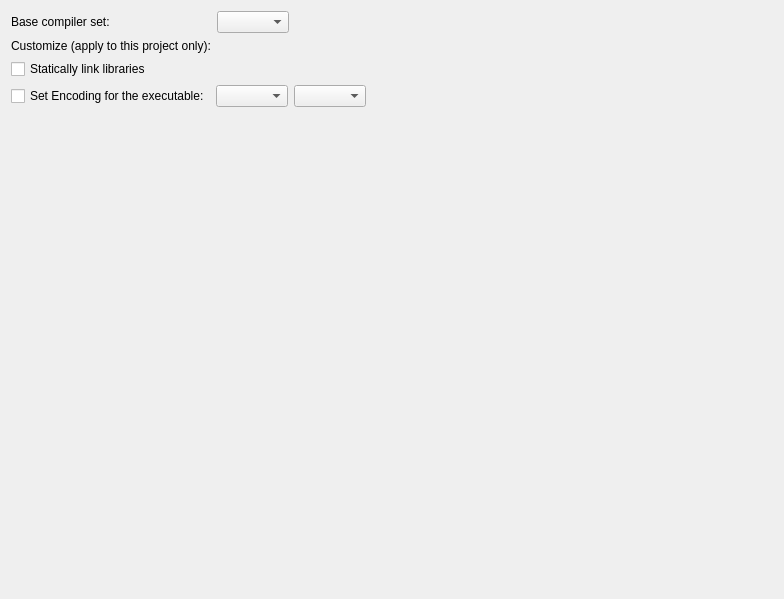
<?xml version="1.0" encoding="UTF-8"?>
<ui version="4.0">
 <class>ProjectCompilerWidget</class>
 <widget class="QWidget" name="ProjectCompilerWidget">
  <property name="geometry">
   <rect>
    <x>0</x>
    <y>0</y>
    <width>784</width>
    <height>599</height>
   </rect>
  </property>
  <property name="windowTitle">
   <string>Form</string>
  </property>
  <layout class="QGridLayout" name="gridLayout">
   <item row="6" column="0" colspan="3">
    <widget class="QWidget" name="widget" native="true"/>
   </item>
   <item row="2" column="0" colspan="3">
    <widget class="QCheckBox" name="chkStaticLink">
     <property name="text">
      <string>Statically link libraries</string>
     </property>
    </widget>
   </item>
   <item row="0" column="2">
    <spacer name="horizontalSpacer">
     <property name="orientation">
      <enum>Qt::Horizontal</enum>
     </property>
     <property name="sizeHint" stdset="0">
      <size>
       <width>40</width>
       <height>20</height>
      </size>
     </property>
    </spacer>
   </item>
   <item row="0" column="1">
    <widget class="QComboBox" name="cbCompilerSet"/>
   </item>
   <item row="0" column="0">
    <widget class="QLabel" name="label">
     <property name="text">
      <string>Base compiler set:</string>
     </property>
    </widget>
   </item>
   <item row="1" column="0">
    <widget class="QLabel" name="label_2">
     <property name="text">
      <string>Customize (apply to this project only):</string>
     </property>
    </widget>
   </item>
   <item row="4" column="0" colspan="3">
    <widget class="CompileArgumentsWidget" name="tabOptions">
     <property name="documentMode">
      <bool>true</bool>
     </property>
    </widget>
   </item>
   <item row="3" column="0" colspan="3">
    <widget class="QWidget" name="panelAddCharset" native="true">
     <layout class="QHBoxLayout" name="horizontalLayout">
      <property name="leftMargin">
       <number>0</number>
      </property>
      <property name="topMargin">
       <number>0</number>
      </property>
      <property name="rightMargin">
       <number>0</number>
      </property>
      <property name="bottomMargin">
       <number>0</number>
      </property>
      <item>
       <widget class="QCheckBox" name="chkAddCharset">
        <property name="text">
         <string>Set Encoding for the executable:</string>
        </property>
       </widget>
      </item>
      <item>
       <widget class="QComboBox" name="cbEncoding"/>
      </item>
      <item>
       <widget class="QComboBox" name="cbEncodingDetails"/>
      </item>
      <item>
       <spacer name="horizontalSpacer_2">
        <property name="orientation">
         <enum>Qt::Horizontal</enum>
        </property>
        <property name="sizeHint" stdset="0">
         <size>
          <width>40</width>
          <height>20</height>
         </size>
        </property>
       </spacer>
      </item>
     </layout>
    </widget>
   </item>
  </layout>
 </widget>
 <customwidgets>
  <customwidget>
   <class>CompileArgumentsWidget</class>
   <extends>QTabWidget</extends>
   <header location="global">src/widgets/compileargumentswidget.h</header>
   <container>1</container>
  </customwidget>
 </customwidgets>
 <tabstops>
  <tabstop>cbCompilerSet</tabstop>
  <tabstop>chkStaticLink</tabstop>
  <tabstop>chkAddCharset</tabstop>
  <tabstop>cbEncoding</tabstop>
  <tabstop>cbEncodingDetails</tabstop>
  <tabstop>tabOptions</tabstop>
 </tabstops>
 <resources/>
 <connections/>
</ui>
